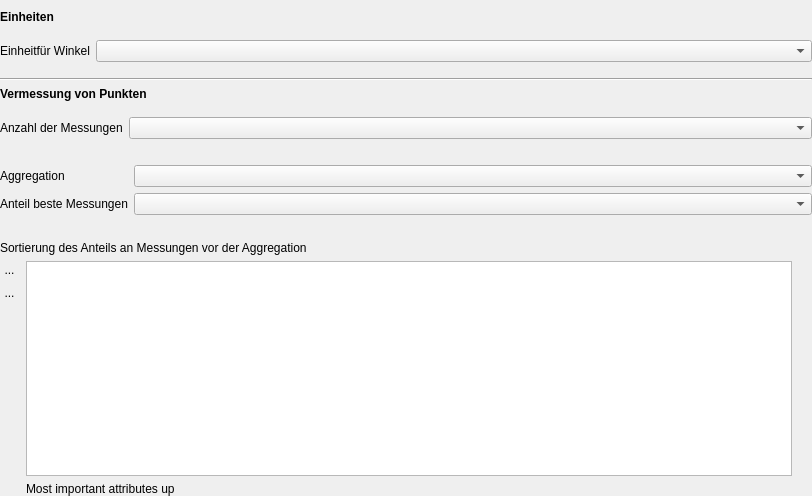
<?xml version="1.0" encoding="UTF-8"?>
<ui version="4.0">
 <class>Form</class>
 <widget class="QWidget" name="Form">
  <property name="geometry">
   <rect>
    <x>0</x>
    <y>0</y>
    <width>812</width>
    <height>496</height>
   </rect>
  </property>
  <property name="windowTitle">
   <string>Form</string>
  </property>
  <layout class="QVBoxLayout" name="verticalLayout_2">
   <property name="leftMargin">
    <number>0</number>
   </property>
   <property name="topMargin">
    <number>10</number>
   </property>
   <property name="rightMargin">
    <number>0</number>
   </property>
   <property name="bottomMargin">
    <number>0</number>
   </property>
   <item>
    <widget class="QLabel" name="label_7">
     <property name="font">
      <font>
       <weight>75</weight>
       <bold>true</bold>
      </font>
     </property>
     <property name="text">
      <string>Einheiten</string>
     </property>
    </widget>
   </item>
   <item>
    <layout class="QFormLayout" name="formLayout">
     <property name="topMargin">
      <number>10</number>
     </property>
     <property name="bottomMargin">
      <number>10</number>
     </property>
     <item row="0" column="0">
      <widget class="QLabel" name="label_5">
       <property name="text">
        <string>Einheitfür Winkel</string>
       </property>
      </widget>
     </item>
     <item row="0" column="1">
      <widget class="QComboBox" name="lfbDegUnit"/>
     </item>
    </layout>
   </item>
   <item>
    <widget class="Line" name="line">
     <property name="orientation">
      <enum>Qt::Horizontal</enum>
     </property>
    </widget>
   </item>
   <item>
    <widget class="QLabel" name="label_6">
     <property name="font">
      <font>
       <weight>75</weight>
       <bold>true</bold>
      </font>
     </property>
     <property name="text">
      <string>Vermessung von Punkten</string>
     </property>
    </widget>
   </item>
   <item>
    <layout class="QFormLayout" name="formLayout_3">
     <property name="topMargin">
      <number>10</number>
     </property>
     <item row="0" column="0">
      <widget class="QLabel" name="label">
       <property name="text">
        <string>Anzahl der Messungen</string>
       </property>
      </widget>
     </item>
     <item row="0" column="1">
      <widget class="QComboBox" name="lfbSettingsMeassurements"/>
     </item>
    </layout>
   </item>
   <item>
    <layout class="QFormLayout" name="formLayout_4">
     <property name="topMargin">
      <number>20</number>
     </property>
     <property name="bottomMargin">
      <number>0</number>
     </property>
     <item row="0" column="0">
      <widget class="QLabel" name="label_2">
       <property name="text">
        <string>Aggregation</string>
       </property>
      </widget>
     </item>
     <item row="0" column="1">
      <widget class="QComboBox" name="lfbSettingsAggregation"/>
     </item>
     <item row="1" column="0">
      <widget class="QLabel" name="label_3">
       <property name="text">
        <string>Anteil beste Messungen</string>
       </property>
      </widget>
     </item>
     <item row="1" column="1">
      <widget class="QComboBox" name="lfbSettingsPercentBox"/>
     </item>
    </layout>
   </item>
   <item>
    <layout class="QVBoxLayout" name="verticalLayout_3">
     <property name="topMargin">
      <number>20</number>
     </property>
     <item>
      <widget class="QLabel" name="label_4">
       <property name="text">
        <string>Sortierung des Anteils an Messungen vor der Aggregation</string>
       </property>
      </widget>
     </item>
     <item>
      <layout class="QHBoxLayout" name="horizontalLayout">
       <property name="topMargin">
        <number>0</number>
       </property>
       <item>
        <layout class="QVBoxLayout" name="verticalLayout_6">
         <property name="rightMargin">
          <number>0</number>
         </property>
         <item>
          <widget class="QToolButton" name="lfbSortUpBtn">
           <property name="styleSheet">
            <string notr="true">background: transparent;
border: none;</string>
           </property>
           <property name="text">
            <string>...</string>
           </property>
          </widget>
         </item>
         <item>
          <widget class="QToolButton" name="lfbSortDownBtn">
           <property name="styleSheet">
            <string notr="true">background: transparent;
border: none;</string>
           </property>
           <property name="text">
            <string>...</string>
           </property>
          </widget>
         </item>
         <item>
          <spacer name="verticalSpacer">
           <property name="orientation">
            <enum>Qt::Vertical</enum>
           </property>
           <property name="sizeHint" stdset="0">
            <size>
             <width>20</width>
             <height>40</height>
            </size>
           </property>
          </spacer>
         </item>
        </layout>
       </item>
       <item>
        <layout class="QVBoxLayout" name="verticalLayout_7">
         <property name="rightMargin">
          <number>20</number>
         </property>
         <item>
          <widget class="QListWidget" name="lfbGpsInfoSortingList">
           <property name="editTriggers">
            <set>QAbstractItemView::NoEditTriggers</set>
           </property>
           <property name="sortingEnabled">
            <bool>false</bool>
           </property>
          </widget>
         </item>
         <item>
          <widget class="QLabel" name="label_8">
           <property name="text">
            <string>Most important attributes up</string>
           </property>
          </widget>
         </item>
        </layout>
       </item>
      </layout>
     </item>
    </layout>
   </item>
  </layout>
 </widget>
 <resources/>
 <connections/>
</ui>
